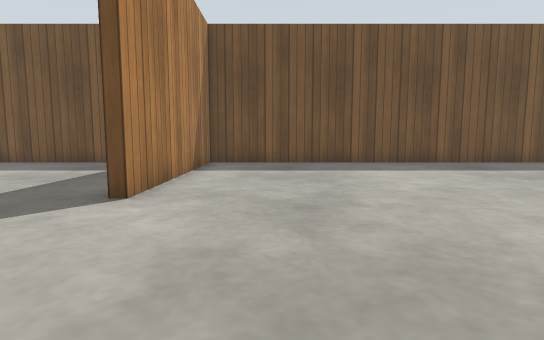
[1] (above)

23 first-person views from a walk through a world built for the Gazebo simulator. The camera is 0.5 m above the floor, tilts 6° down and sees 80° across. The floor is counted in squares, 0.5 m on a side. Each view is taken from the middle of a square. On the plan, view 1 faces up. The plan holds only what a view shows up to about 12 squares ahead; the rest is blank. The place goes on beyond the plan. Simple patterns stand in for the simulator's built-in surfaces.

[2]
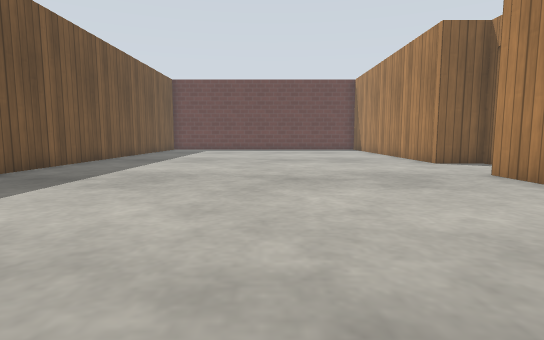

[3]
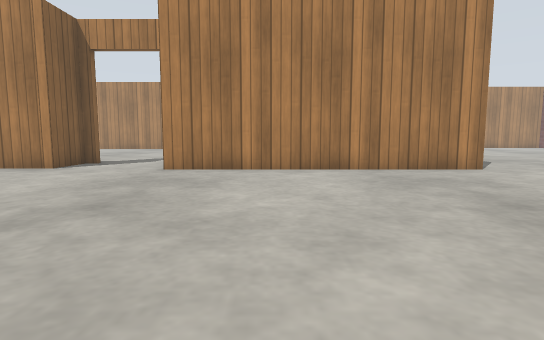

[4]
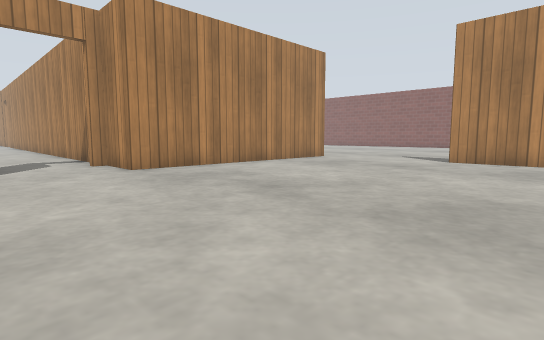

[5]
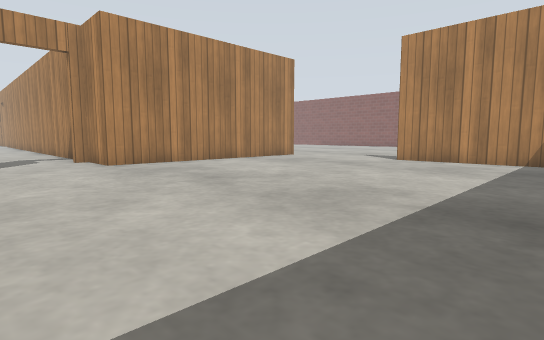

[6]
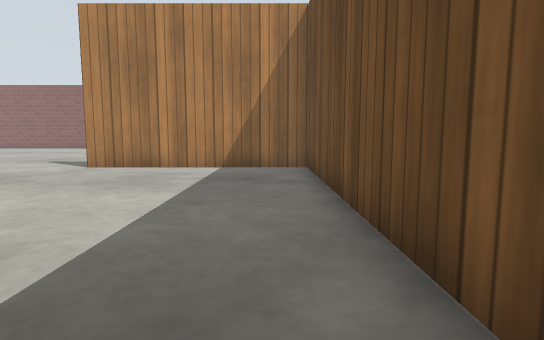

[7]
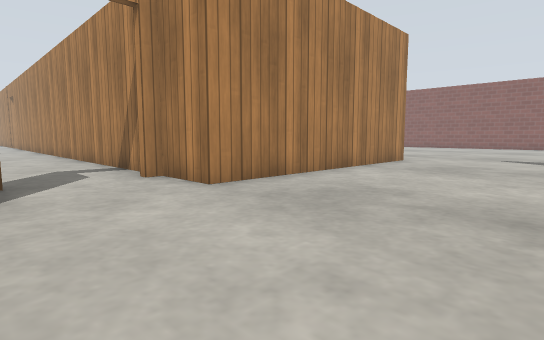

[8]
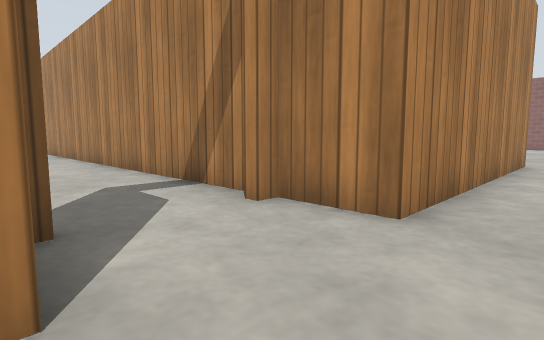

[9]
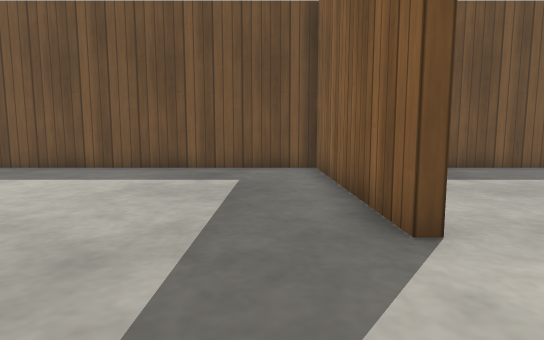

[10]
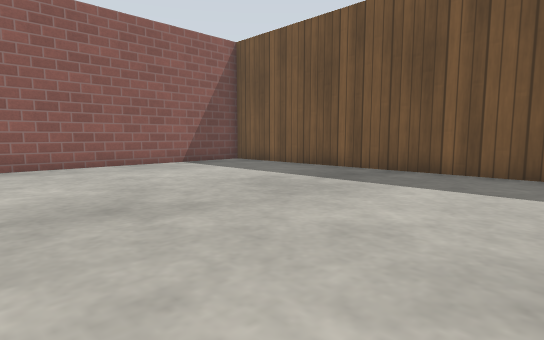

[11]
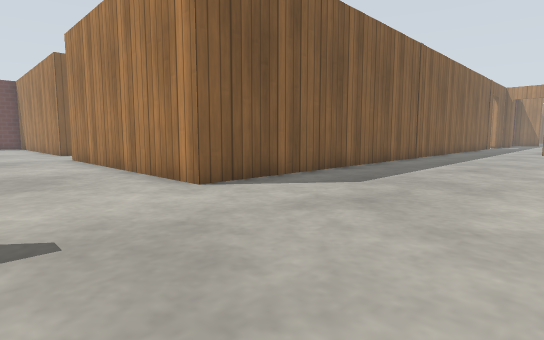

[12]
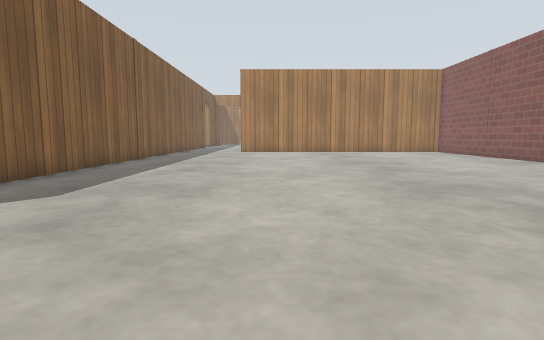

[13]
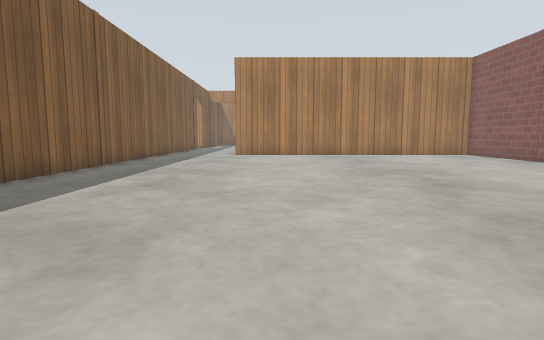

[14]
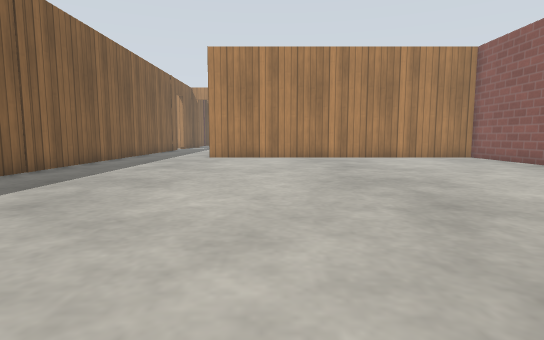

[15]
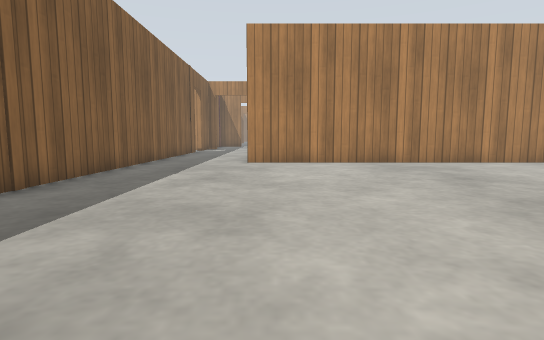

[16]
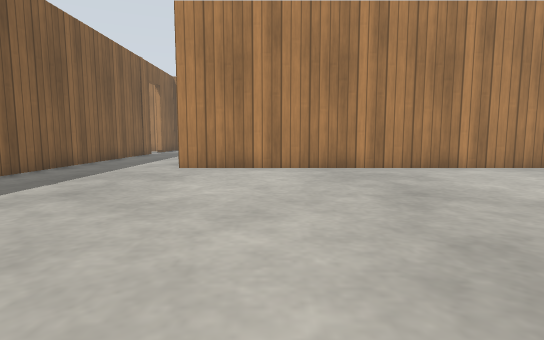

[17]
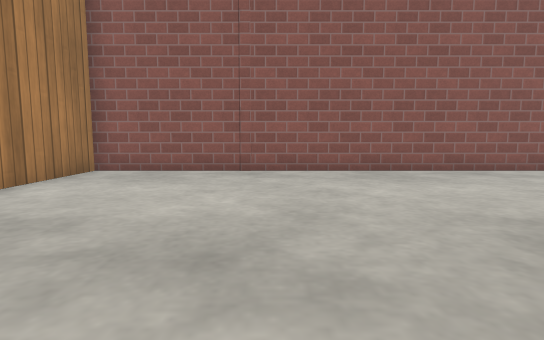

[18]
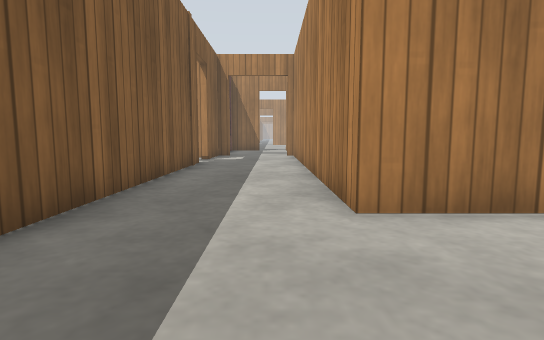

[19]
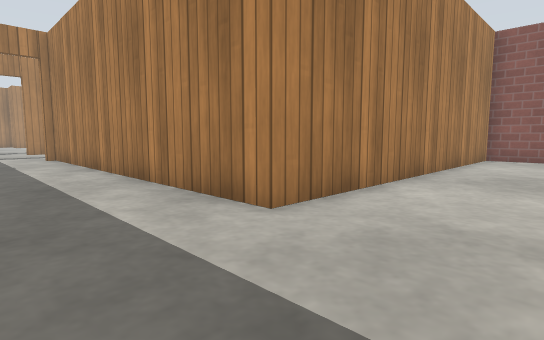

[20]
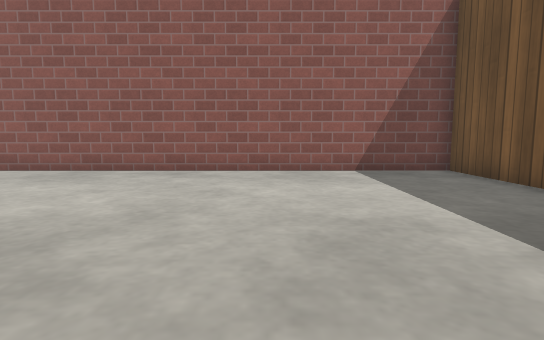

[21]
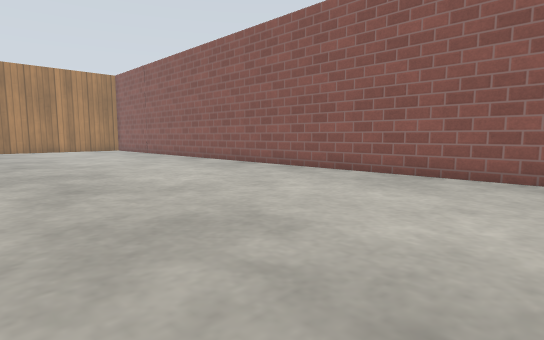

[22]
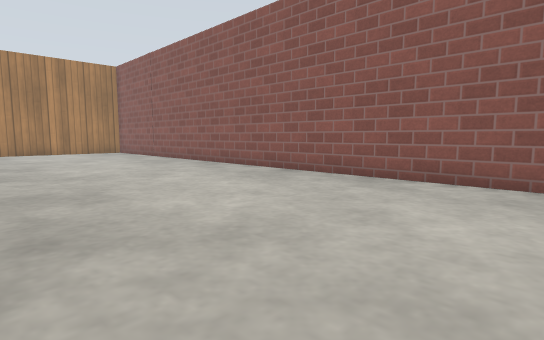

[23]
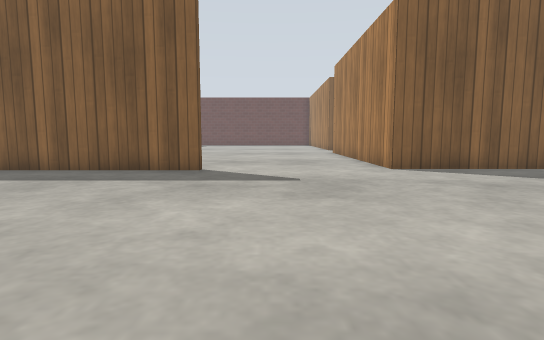

### Floor plan
Points are (right, up) in squares from view 1. A wall is a line through its corners. A room is listed if a view was taken in it or the views show most of it. See-through windows are left out.
Room 1 (views 1, 2, 3, 4, 5, 6, 7, 8)
walls: (-2.3, -0.6) (7.2, -0.6) (7.2, -2.6) (7.8, -2.6); (10.2, -2.6) (10.7, -2.6) (10.7, -0.9) (11.5, -0.9); (11.4, 12.1) (-2.6, 12.1); (-2.3, 12.1) (-2.3, 5)
ways out: opening at (-2, 2) to room 2; open door at (9, -3)
Room 2 (views 9, 10, 11, 12, 13, 14, 15, 16, 17, 18, 19, 20, 21, 22, 23)
walls: (-2.6, 5) (-2.6, 12.1) (-18.3, 12.1) (-18.3, -18.1) (-6.1, -18.1) (-6.1, -26.5); (-2.3, -26.1) (-2.3, -0.6)
ways out: opening at (-2, 2) to room 1; open door at (-2, -26)

Positions as (right, up) in squares from view 1, and headings:
1: (0, 0), facing up
2: (-1, 5), facing right
3: (4, 9), facing down
4: (11, 9), facing down-left
5: (11, 11), facing down-left
6: (8, 11), facing left
7: (11, 5), facing down-left
8: (11, 1), facing down-left
9: (-4, 2), facing up
10: (-7, 3), facing up-left
11: (-8, 3), facing down-right
12: (-8, 2), facing down
13: (-8, -1), facing down
14: (-9, -3), facing down
15: (-7, -6), facing down
16: (-9, -8), facing down
17: (-9, -13), facing left
18: (-5, -14), facing down
19: (-3, -15), facing down-left
20: (-9, 7), facing left
21: (-10, 5), facing down-left
22: (-11, 2), facing down-left
23: (-12, 3), facing right
